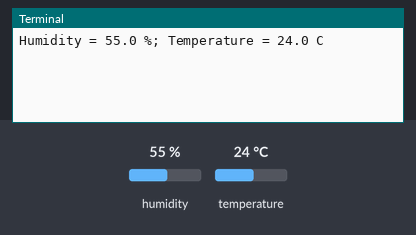
A program run on a simulated Raspberry Pi (BCM pin numbers). On the bench: the last lines printed to the terminal. The inputs (shaded band) are chosen by the test bench; at power-on: humidity 55 %, temperature 24 °C. No MQTT or app messages arrive unless stated.

Above: at 1.2 s.
1.3 s: humidity set to 22 %
At 1.8 s:
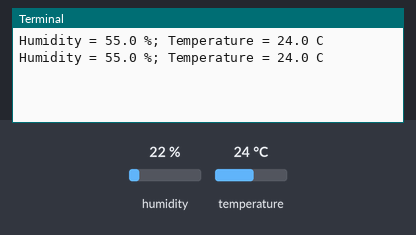
2.8 s: temperature set to 12 °C
At 2.8 s:
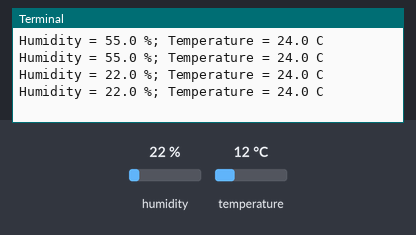
4.3 s: humidity set to 40 %
At 4.3 s:
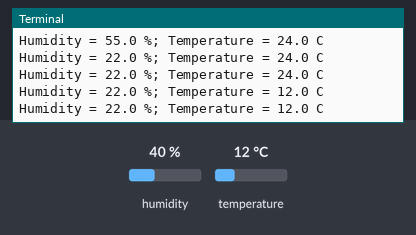
Timing chart, 0 to 7.3 s (numbered marks = the images above; inputs shaded):
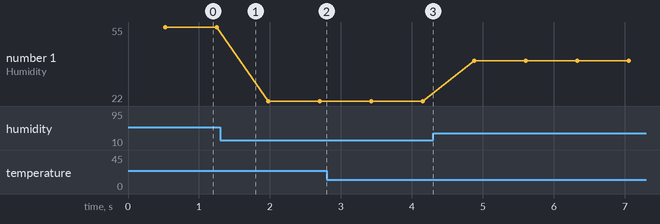

The program:

mqtt_publisher.py
```python
import paho.mqtt.publish as publish
import Adafruit_DHT

MQTT_SERVER = "localhost"
MQTT_PATH = "temp"
while True:
    humidity, temperature = Adafruit_DHT.read_retry(11, 27)  # GPIO27 (BCM notation)
    print ("Humidity = {} %; Temperature = {} C".format(humidity, temperature))
    publish.single(MQTT_PATH, format(temperature), hostname=MQTT_SERVER)
```

Measured:
- plotted number 1: 55 → 22 after the input at 1.3 s, 22 → 40 after the input at 4.3 s
